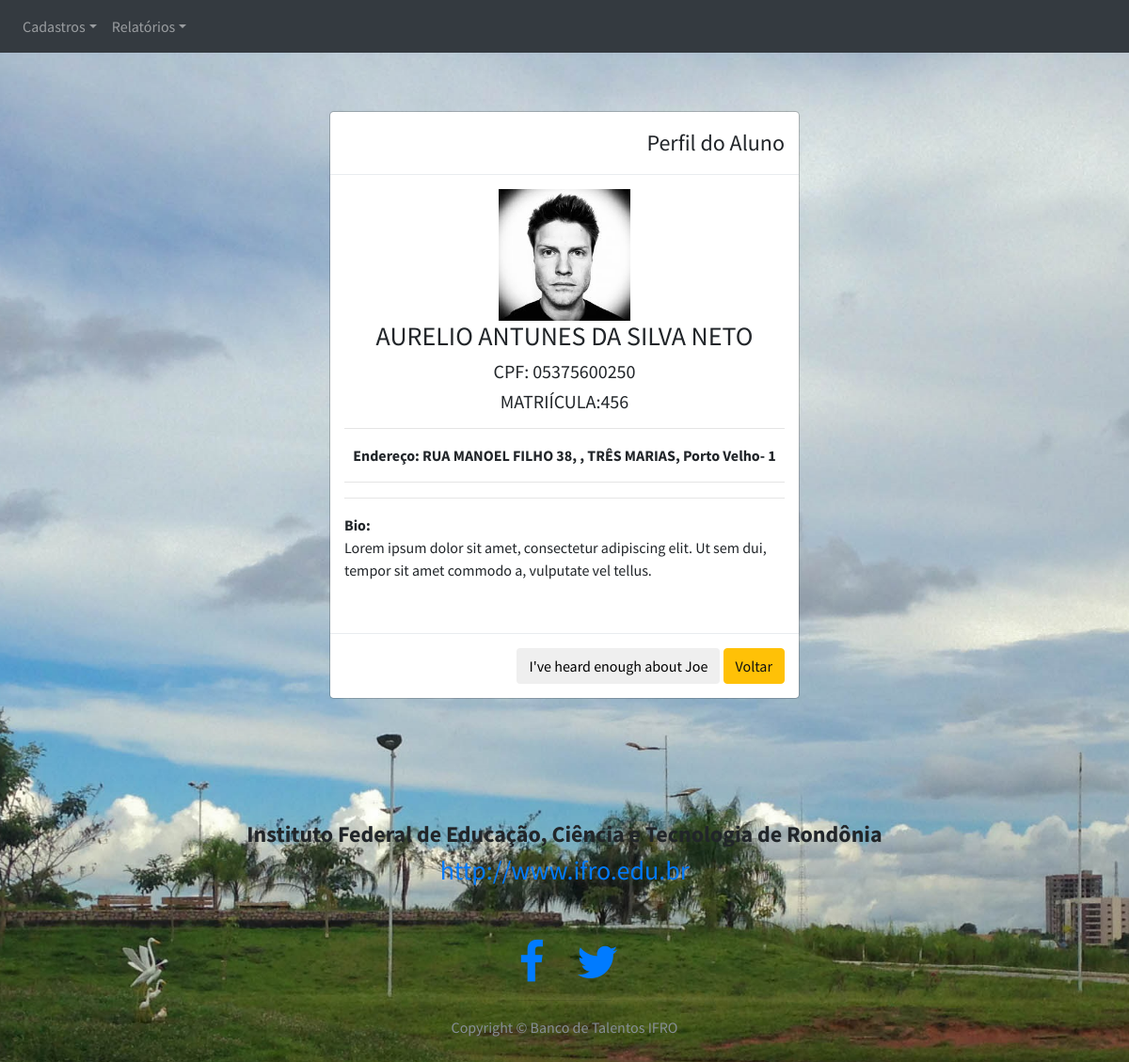
Before: /viewAluno/2/ with the older database file.
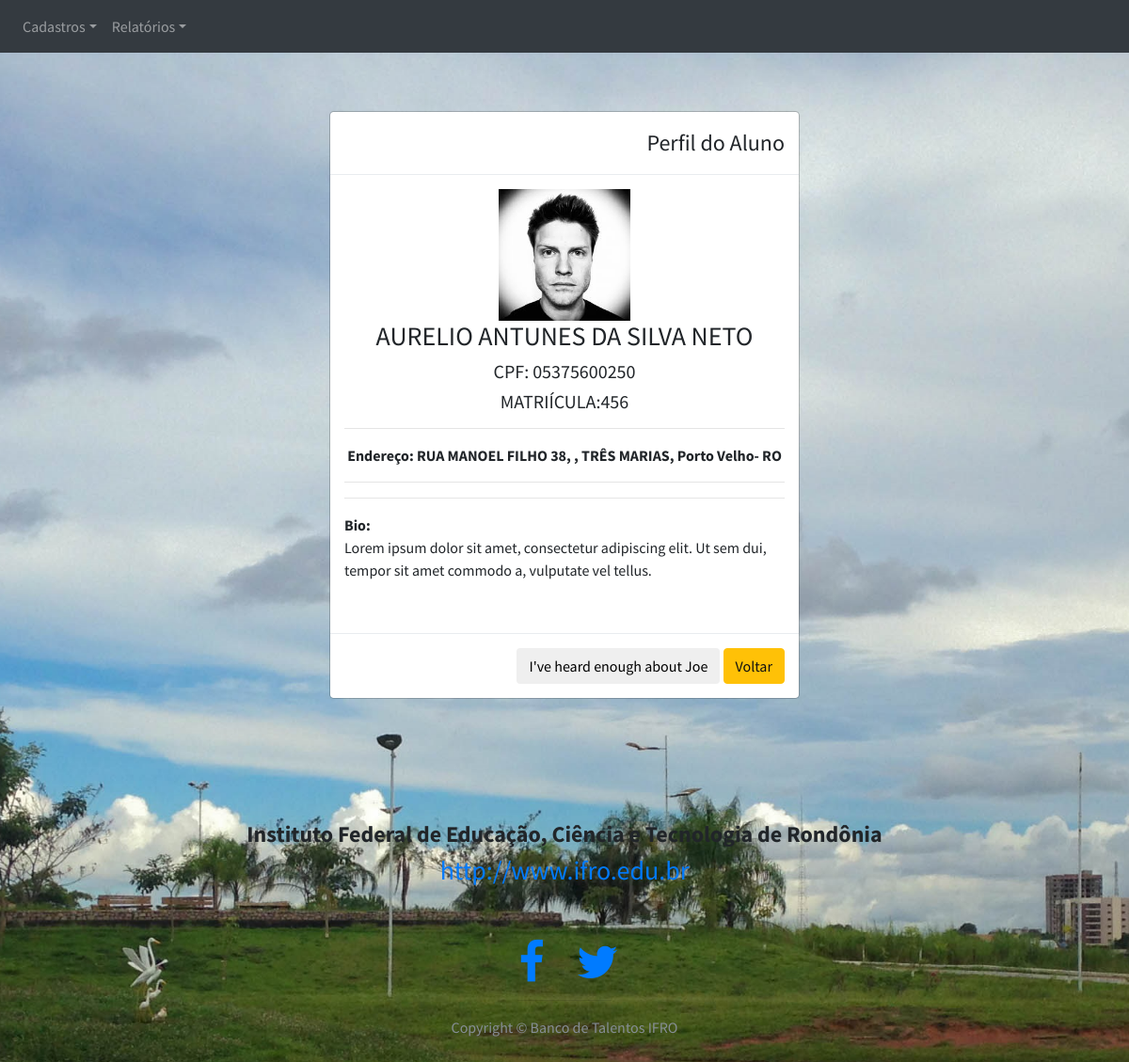
After: the same page with the newer database file.
### models.py (models this page shows, shortened)
class Pessoa(db.Model):
    __tablename__ = "pessoas"
    __table_args__ = {'extend_existing': True}
    __mapper_args__ = {'polymorphic_identity': 'pessoa'}
    id = db.Column(db.Integer, autoincrement=True, primary_key=True)
    nome        = db.Column(db.String(100))
    endereco    = db.Column(db.String(50))
    num         = db.Column(db.String(10))
    complemento = db.Column(db.String(40))
    bairro      = db.Column(db.String(50))
    cidade      = db.Column(db.String(50))
    uf          = db.Column(db.String(50))
    imagem      = db.Column(db.String(80))
    telefone    = db.Column(db.String(15))
    email    = db.Column(db.String(15), unique= True)
    password = db.Column(db.String(10))
    tipo     = db.Column(db.Integer)  # 1 para IFRO - 2 para VISITANTE

class Aluno(Pessoa):
    __tablename__ = "alunos"
    __table_args__ = {'extend_existing': True}
    __mapper_args__ = {'polymorphic_identity': 'aluno'}
    id = db.Column(db.Integer, db.ForeignKey('pessoas.id'), primary_key=True)
    cpf = db.Column(db.String(11))
    matricula = db.Column(db.Integer)

### app.py (the view)
@app.route('/viewAluno/<idAluno>/')
def viewAluno(idAluno):
    aluno = models.Aluno.query.filter_by(id=idAluno).first()
    return render_template('viewAluno.html', aluno=aluno)

### app.py (called while the page is built)
@login_manager.request_loader
def request_loader(request):
    email = request.form.get('email')
    if email not in users:
        return #'Não existe o e-mail {} cadastrado no banco'.format(email)
    user = User()
    user.id = email
    return user

### templates/viewAluno.html (shortened to what this page needs)
{% extends 'base_ifro_view_edit.html' %}
{% block conteudo %}
<br>
<br>
<div class="modal-dialog">
    <div class="modal-content">
        <div class="modal-header">
            <button type="button" class="close" data-dismiss="modal" aria-hidden="true"></button>
            <h4 class="modal-title" id="myModalLabel">Perfil do Aluno</h4>
            </div>
        <div class="modal-body">
            <center>
                <img src="../../static/img/pessoasImg/{{aluno.imagem}}.jpg" name="aboutme" width="140" height="140" border="0" class="img-circle"></a>
                <h3 class="media-heading">{{ aluno.nome}}</h3>
                <h5 class="media-heading">CPF: {{ aluno.cpf}}</h5>
                <h5 class="media-heading">MATRIÍCULA:{{ aluno.matricula}}</h5>
                <hr>
                <span><strong>Endereço: {{ aluno.endereco}}</strong></span>
                <span><strong>{{ aluno.num}}, </strong></span>
                <span><strong>{{ aluno.complemento}}, </strong></span>
                <span><strong>{{ aluno.bairro}}, </strong></span>
                <span><strong>{{ aluno.cidade}}-</strong></span>
                <span><strong>{{ aluno.uf}}</strong></span>
                <hr>
            </center>
            <hr>
            <center>
            <p class="text-left"><strong>Bio: </strong><br>
                Lorem ipsum dolor sit amet, consectetur adipiscing elit. Ut sem dui, tempor sit amet commodo a, vulputate vel tellus.</p>
            <br>
            </center>
        </div>
        <div class="modal-footer">
            <center>
            <button type="button" class="btn btn-default" data-dismiss="modal">I've heard enough about Joe</button>
            <a href="/listarAlunos" class="btn btn-warning">Voltar</a>
            </center>
        </div>
    </div>
</div>
{% endblock %}

### templates/base_ifro_view_edit.html (shortened to what this page needs)
<!DOCTYPE html>
<head>
    <link href="../../static/vendor/bootstrap/css/bootstrap.min.css" rel="stylesheet">
     <link href="../../static/vendor/font-awesome/css/font-awesome.min.css" rel="stylesheet" type="text/css">
     <link href="../../static/css/stylish-portfolio.css" rel="stylesheet">
     <link href="../../static/css/signin.css" rel="stylesheet">
</head>
<body>
        <nav class="navbar navbar-expand-md navbar-dark bg-dark fixed-top">
                <div class="collapse navbar-collapse" id="navbarsExampleDefault">
                <ul class="navbar-nav mr-auto">
                    <li class="nav-item dropdown">
                        <a class="nav-link dropdown-toggle" href="http://example.com" id="dropdown01" data-toggle="dropdown" aria-haspopup="true" aria-expanded="false">
                            Cadastros</a>
                    </li>
                    <li class="nav-item dropdown">
                        <a class="nav-link dropdown-toggle" href="http://example.com" id="dropdown02" data-toggle="dropdown" aria-haspopup="true" aria-expanded="false">
                            Relatórios</a>
                    </li>
                </ul>
            </nav>
 {% block conteudo %}
 {% endblock %}
 {% block rodape %}
    <footer>
        <div class="container">
            <div class="row">
            <div class="col-lg-10 mx-auto text-center">
                <h4>
                    <strong>Instituto Federal de Educação, Ciência e Tecnologia de Rondônia</strong>
                </h4>
                <h3>
                    <a href="http://www.ifro.edu.br">http://www.ifro.edu.br</a>
                </h3>
                <br>
                <br>
                <ul class="list-inline">
                    <li class="list-inline-item">
                        <a href="https://www.facebook.com/ifrondonia/" target="_blank">
                        <i class="fa fa-facebook fa-fw fa-3x"></i>
                        </a>
                    </li>
                    <li class="list-inline-item">
                        <a href="https://twitter.com/ifrondonia" target="_blank">
                        <i class="fa fa-twitter fa-fw fa-3x"></i>
                        </a>
                    </li>
                </ul>
                <hr class="small">
                <p class="text-muted">Copyright &copy; Banco de Talentos IFRO</p>
            </div>
            </div>
        </div>
    </footer>
 {% endblock %}
</body>
</html>

### static/css/stylish-portfolio.css (style rules this page uses)
html, body { width: 100%; height: 100%; }
body { font-family: 'Source Sans Pro', 'Helvetica Neue', Helvetica, Arial, sans-serif; background: url(../img/parque_cidade.jpg ) no-repeat center center scroll ; -webkit-background-size: cover; -moz-background-size: cover; -o-background-size: cover; background-size: cover; }
hr.small { max-width: 100px; }
footer { padding: 100px 0; }

### static/css/signin.css (style rules this page uses)
body { padding-top: 40px; padding-bottom: 40px; background-color: #eee; }

Changed rows visible on the page:
changed Pessoa "AURELIO ANTUNES DA SILVA NETO": uf "1" → "RO"
